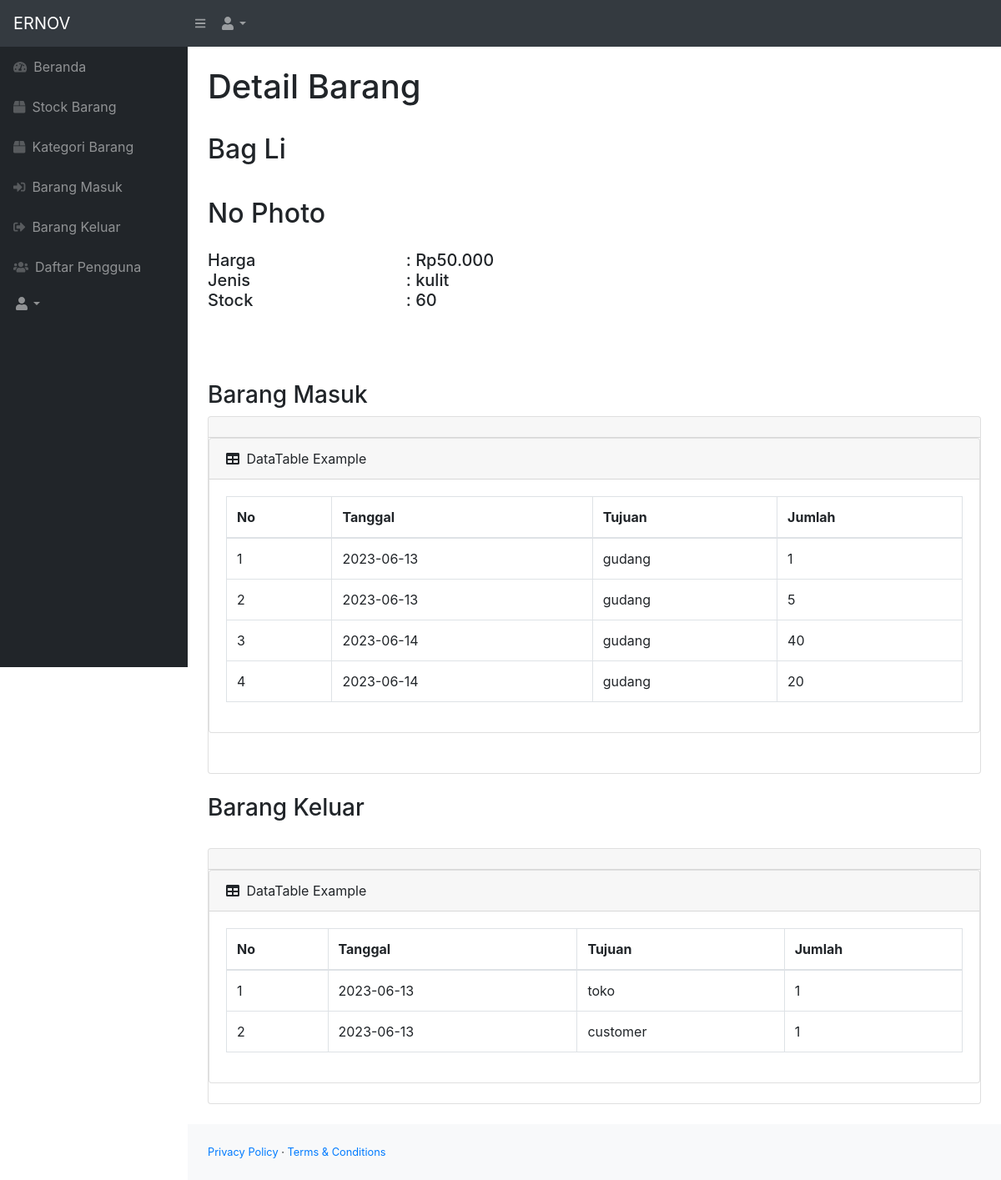
/Admin/detail.php?id=1, run on the app's committed database.
### tables this page shows
CREATE TABLE `stok` (
  `id_barang` int(11) NOT NULL,
  `id_kategori` int(11) NOT NULL,
  `nama_barang` varchar(255) NOT NULL,
  `harga` int(11) NOT NULL,
  `deskripsi` varchar(255) NOT NULL,
  `stock` int(11) NOT NULL,
  `image` varchar(255) DEFAULT NULL
);

CREATE TABLE `masuk` (
  `id_masuk` int(11) NOT NULL,
  `id_barang` int(11) NOT NULL,
  `tanggal` date NOT NULL DEFAULT current_timestamp(),
  `keterangan` varchar(255) NOT NULL,
  `qty` int(11) NOT NULL
);

CREATE TABLE `keluar` (
  `id_keluar` int(11) NOT NULL,
  `id_barang` int(11) NOT NULL,
  `tanggal` date NOT NULL DEFAULT current_timestamp(),
  `qty` int(11) NOT NULL,
  `penerima` varchar(255) NOT NULL
);

### Admin/detail.php (the view, shortened to what this page needs)
<?php
require 'function.php';
$id_barang = $_GET['id'];
$get = mysqli_query($conn, "select * from stok where id_barang='$id_barang'");
$fetch = mysqli_fetch_assoc($get);
$nama_barang = $fetch['nama_barang'];
$harga = $fetch['harga'];
$deskripsi = $fetch['deskripsi'];
$stock = $fetch['stock'];
 $gambar = $fetch['image'];
 if($gambar ==null) {
     $img = 'No Photo';
 } else {
     $img = '<img src="images/'.$gambar.'" class="zoomable">';
 }
?>
<!DOCTYPE html>
<html lang="en">
    <head>
        <link href="css/styles.css" rel="stylesheet" />
        <link href="https://cdn.datatables.net/1.10.20/css/dataTables.bootstrap4.min.css" rel="stylesheet" />
    </head>
    <body class="sb-nav-fixed">
        <nav class="sb-topnav navbar navbar-expand navbar-dark bg-dark">
            <a class="navbar-brand" href="index.html">ERNOV</a>
            <button class="btn btn-link btn-sm order-1 order-lg-0" id="sidebarToggle" href="#"><i class="fas fa-bars"></i></button>
            <ul class="navbar-nav ml-auto ml-md-0">
                <li class="nav-item dropdown">
                    <a class="nav-link dropdown-toggle" id="userDropdown" href="#" role="button" data-toggle="dropdown" aria-haspopup="true" aria-expanded="false"><i class="fas fa-user fa-fw"></i></a>
                </li>
            </ul>
        </nav>
        <div id="layoutSidenav">
            <div id="layoutSidenav_nav">
                <nav class="sb-sidenav accordion sb-sidenav-dark" id="sidenavAccordion">
                    <div class="sb-sidenav-menu">
                        <div class="nav">
                        <a class="nav-link" href="index.php">
                                <div class="sb-nav-link-icon"><i class="fas fa-tachometer-alt"></i></div>
                                Beranda
                            </a>
                            <a class="nav-link" href="stock.php">
                                <div class="sb-nav-link-icon"><i class="fas fa-box"></i></div>
                                Stock Barang
                            </a>
                            <a class="nav-link" href="kategori.php">
                                <div class="sb-nav-link-icon"><i class="fas fa-box"></i></div>
                                Kategori Barang
                            </a>
                            <a class="nav-link" href="masuk.php">
                                <div class="sb-nav-link-icon"><i class="fas fa-sign-in-alt"></i></div>
                                Barang Masuk
                            </a>
                            <a class="nav-link" href="keluar.php">
                                <div class="sb-nav-link-icon"><i class="fas fa-sign-out-alt"></i></div>
                                Barang Keluar
                            </a>
                            <a class="nav-link" href="list-user.php">
                                <div class="sb-nav-link-icon"><i class="fas fa-users"></i></div>
                                Daftar Pengguna
                            </a>
                            <a class="nav-link dropdown-toggle" id="userDropdown" href="#" role="button" data-toggle="dropdown" aria-haspopup="true" aria-expanded="false"><i class="fas fa-user fa-fw"></i></a>
                        </div>
                    </div>
                </nav>
            </div>
            <div id="layoutSidenav_content">
                <main>
                    <div class="container-fluid">
                    <h1 class="mt-4">
                        Detail Barang
                    </h1>
                    <br>
                    <h2><?= $nama_barang; ?>
                    <br>
                    <br>
                    <?=$img;?>
                    <div class="penjelasan">
                    <div class="row">
                        <div class="col-md-3">Harga</div>
                        <div class="col-md-9">: Rp<?php echo number_format($harga, 0,',','.'); ?></div>
                    </div>
                    <div class="row">
                        <div class="col-md-3">Jenis</div>
                        <div class="col-md-9">: <?=$deskripsi;?></div>
                    </div>
                    <div class="row">
                        <div class="col-md-3">Stock</div>
                        <div class="col-md-9">: <?=$stock;?></div>
                    </div>
                    </div>
                        <br>
                        <br>
                        <h3>Barang Masuk</h3>
                        <div class="card mb-4">
                            <div class="card-header">
                            </div>
                            <div class="card mb-4">
                            <div class="card-header">
                                <i class="fas fa-table mr-1"></i>
                                DataTable Example
                            </div>
                            <div class="card-body">
                                <div class="table-responsive">
                                    <table class="table table-bordered" id="datamasuk" width="100%" cellspacing="0">
                                        <thead>
                                        <tr>
                                                <th>No</th>
                                                <th>Tanggal</th>
                                                <th>Tujuan</th>
                                                <th>Jumlah</th>
                                            </tr>
                                        </thead>
                                        <tbody>
                                        <?php
                                     $ambildatamasuk = mysqli_query($conn, "select * from masuk  where  id_barang='$id_barang'");
                                     $i = 1;
                                     while($fetch=mysqli_fetch_array($ambildatamasuk)){
                                         $tanggal = $fetch['tanggal'];
                                         $keterangan = $fetch['keterangan'];
                                         $qty = $fetch['qty'];
                                    ?>
                                            <tr>
                                                <td><?=$i++;?></td>
                                                <td><?=$tanggal;?></td>
                                                <td><?=$keterangan;?></td>
                                                <td><?=$qty;?></td>
                                            </tr>
                                        <?php
                                    };
                                        ?>
                                                </div>
                                                </div>
                                            </div>
                                                </div>
                                            </div>
                                </div>
                            </div>
                        <br>
                    <h3>Barang Keluar</h3>
                        <br>
                    <div class="card mb-4">
                            <div class="card-header">
                            </div>
                            <div class="card mb-4">
                            <div class="card-header">
                                <i class="fas fa-table mr-1"></i>
                                DataTable Example
                            </div>
                            <div class="card-body">
                                <div class="table-responsive">
                                    <table class="table table-bordered" id="datakeluar" width="100%" cellspacing="0">
                                        <thead>
                                        <tr>
                                                <th>No</th>
                                                <th>Tanggal</th>
                                                <th>Tujuan</th>
                                                <th>Jumlah</th>
                                            </tr>
                                        </thead>
                                        <tbody>
                                        <?php
                                     $ambildatakeluar = mysqli_query($conn, "select * from keluar  where  id_barang='$id_barang'");
                                     $i = 1;
                                     while($fetch=mysqli_fetch_array($ambildatakeluar)){
                                         $tanggal = $fetch['tanggal'];
                                         $penerima = $fetch['penerima'];
                                         $qty = $fetch['qty'];
                                    ?>
                                            <tr>
                                                <td><?=$i++;?></td>
                                                <td><?=$tanggal;?></td>
                                                <td><?=$penerima;?></td>
                                                <td><?=$qty;?></td>
                                            </tr>
                                        <?php
                                    };
                                        ?>
                                                </div>
                                                </div>
                                            </div>
                                                </div>
                <footer class="py-4 bg-light mt-auto">
                    <div class="container-fluid">
                        <div class="d-flex align-items-center justify-content-between small">
                            <div>
                                <a href="#">Privacy Policy</a>
                                &middot;
                                <a href="#">Terms &amp; Conditions</a>
                            </div>
                        </div>
                    </div>
                </footer>
    </body>
</html>

### Admin/detail.php (style rules this page uses)
.penjelasan { font-size: 20px; padding-top:25px; }

### data on the page
stok: nama_barang "Bag Li", image "No Photo", harga "50.000", deskripsi "kulit", stock "60"
masuk: tanggal "2023-06-13", keterangan "gudang", qty "1"
masuk: tanggal "2023-06-13", keterangan "gudang", qty "5"
masuk: tanggal "2023-06-14", keterangan "gudang", qty "40"
masuk: tanggal "2023-06-14", keterangan "gudang", qty "20"
keluar: tanggal "2023-06-13", penerima "toko", qty "1"
keluar: tanggal "2023-06-13", penerima "customer", qty "1"
